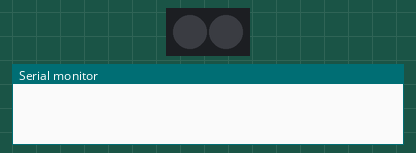
Bench run of a sketch on a simulated Arduino Uno, built with avr-gcc and run on an emulated ATmega328P. Parts: 2 RGB LEDs in strip order, left to right, the last lines printed to the serial monitor. Dim RGB values are drawn brighter than linear; random numbers use the default seed unless the sketch sets one.

Above: at 0.1 s.
At 9.75 s:
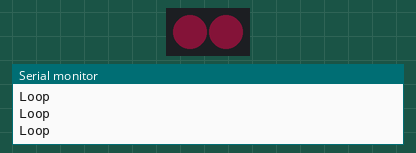
At 19.6 s:
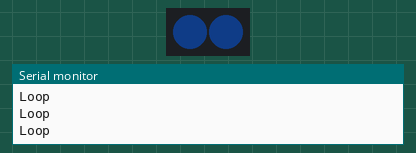
At 39.75 s:
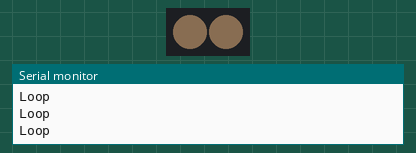
Timing chart, 0 to 40.0 s (numbered marks = the images above):
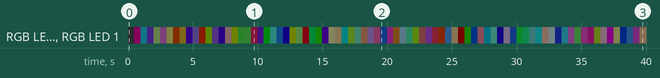

Measured:
- by itself, RGB LED 0, RGB LED 1: off → RGB(9, 0, 6) at 0.50 s, → RGB(1, 7, 8) 0.50 s later, → RGB(4, 2, 8) 0.50 s later, → RGB(4, 5, 3) 0.50 s later, … (79 changes in this stretch)

The sketch:

DodeQuaLEDSimple.ino
```cpp
#define FASTLED_FORCE_SOFTWARE_SPI
#include "FastLED.h"
// Led animations

// How many leds in your strip?
#define NUM_LEDS 2

// For led chips like Neopixels, which have a data line, ground, and power, you just
// need to define DATA_PIN.  For led chipsets that are SPI based (four wires - data, clock,
// ground, and power), like the LPD8806, define both DATA_PIN and CLOCK_PIN
#define DATA_PIN 3
#define CLOCK_PIN 2

// Define the array of leds
CRGB leds[NUM_LEDS];

unsigned long lastMillis;

int red;    //
int green;  // 0 - 255, might need mapping
int blue;   //

void setup() {
  Serial.begin(115200);
  FastLED.addLeds<WS2801, DATA_PIN, CLOCK_PIN, RGB>(leds, NUM_LEDS);
  LEDS.setBrightness(10);
}

void loop() {
  if(millis() >= lastMillis+500) {
    Serial.println("Loop");
    red = random(0, 255);
    green = random(0, 255);
    blue = random(0, 255);

    leds[0] = CRGB(red, green, blue);
    leds[1] = CRGB(red, green, blue);
    FastLED.show();
    lastMillis = millis();
  }
}
```
